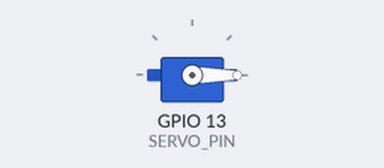
The sketch below on a simulated ESP32. Parts: servo.

Above: at 0.05 s.
At 4.0 s:
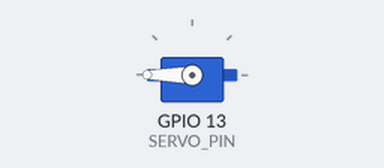
At 7.95 s:
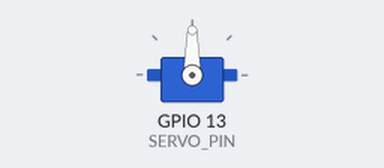
Timing chart, 0 to 13.0 s (numbered marks = the images above):
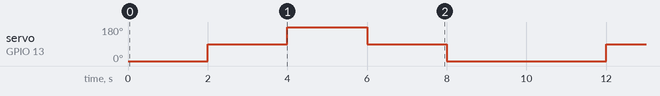

Measured:
- by itself, servo on GPIO 13 (SERVO_PIN): repeats every 10.0 s: 180° 2.0 s, 90° 2.0 s, 0° 4.0 s, 90° 2.0 s

The sketch:

SERVO.ino
```cpp
#include <ESP32Servo.h>

#define SERVO_PIN 13

Servo myservo;

void setup(){
  myservo.attach(SERVO_PIN);
}

void loop(){
  if(myservo.attached()){
    myservo.write(0);
    delay(2000);
    myservo.write(90);
    delay(2000);
    myservo.write(180);
    delay(2000);
    myservo.write(90);
    delay(2000);
    myservo.write(0);
    delay(2000);
  }
}
```
